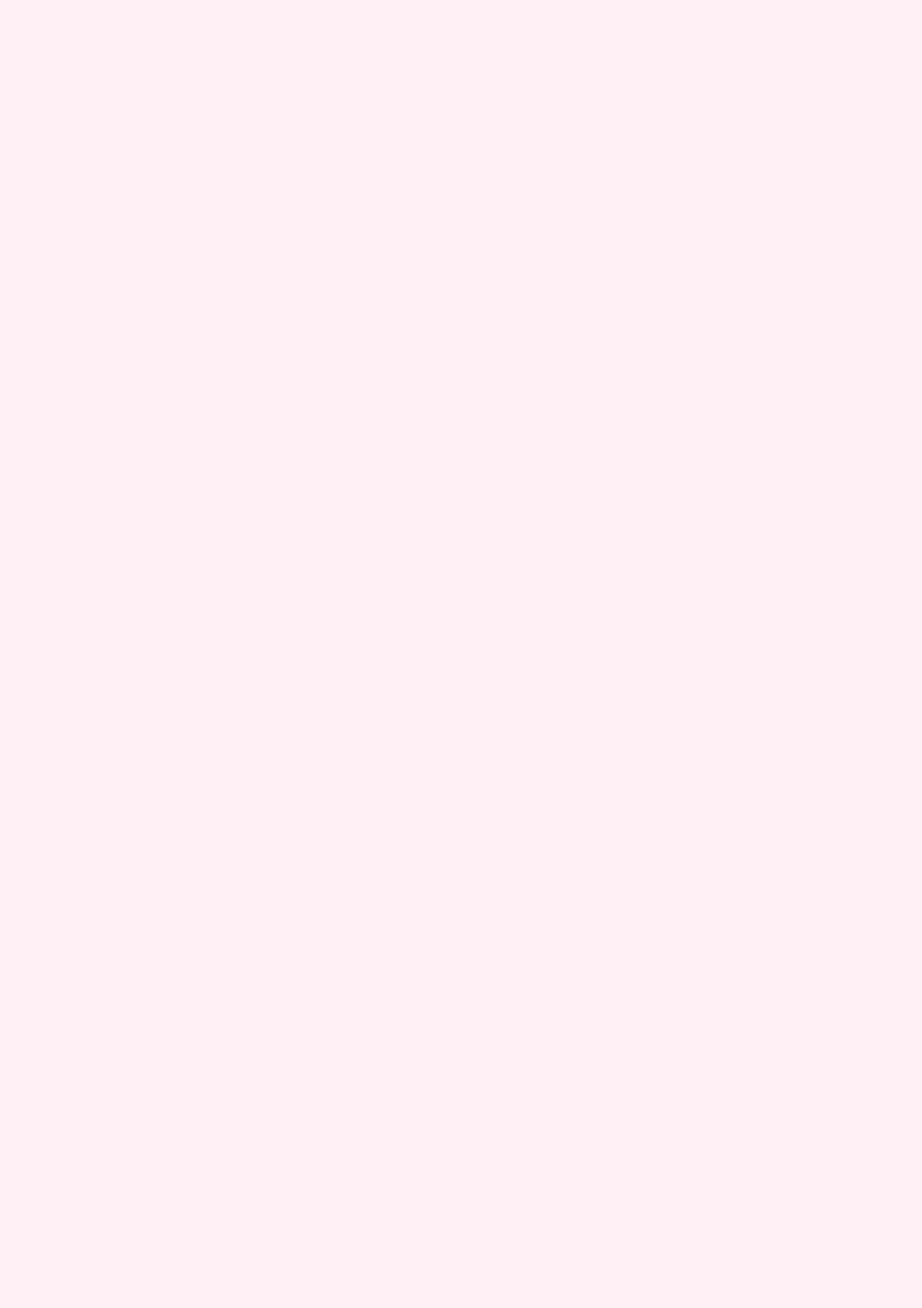
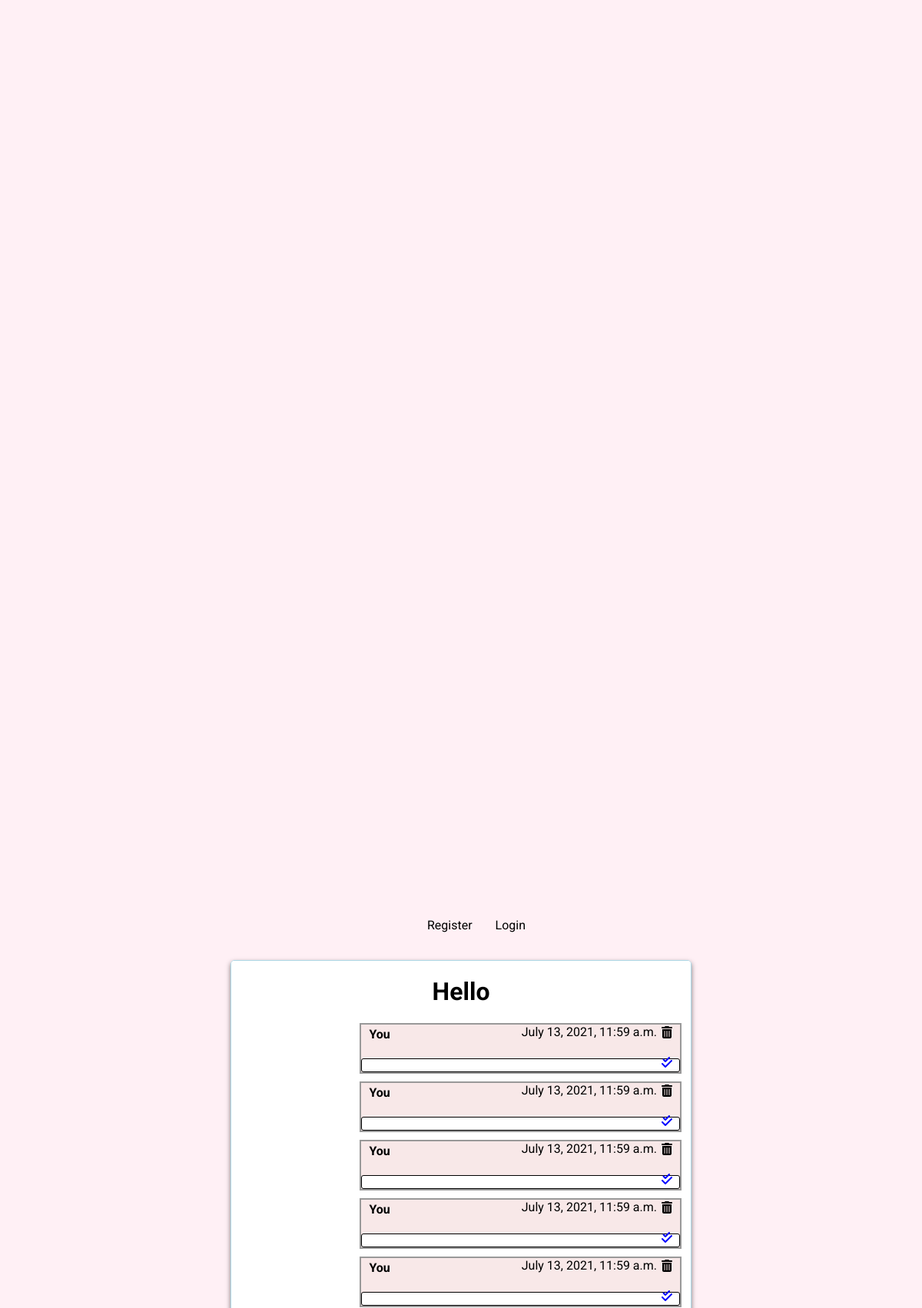
Page /chat/rad (upper part) on the committed database (2 pictures, top to bottom).
### chatapp/models.py (models this page shows, shortened)
class Message(models.Model):
    sender = models.CharField(max_length=100)
    receiver = models.CharField(max_length=100)
    message = models.CharField(max_length=1200)
    timestamp = models.DateTimeField(auto_now_add=True)
    is_read = models.BooleanField(default=False)
    def __str__(self):
        return self.message
    class Meta:
        ordering = ('timestamp',)

### chatapp/views.py (the view)
# urls.py: path('chat/<str:username>', views.chat, name='chat'),
def chat(request, username):
    user = request.user.username
    recived = Message.objects.filter(receiver=user)
    msg = Message.objects.filter(receiver=username)
    data = recived | msg
    msg_data = data.distinct().order_by('timestamp')
    readed = []
    for read in msg_data:
        if read.sender == username:
            read.is_read = True
            read.save()
            readed.append(read)
        elif read.receiver == user:
            read.is_read = True
            read.save()
            readed.append(read)
    return render(request, 'chatapp/index.html', {
        'user': user,
        'reciver': username,
        'messages': msg_data,
    })

### chatapp/templates/chatapp/index.html (shortened to what this page needs)
{% extends 'chatapp/base.html' %}
{% block body %}
<div class="container">
    {% if error %}
    <h1>{{error}}</h1>
    {% else %}
    <h1> Hello {{user}} </h1>
    {% endif %}
    {% for recived in messages %}
    {% if user in recived.sender %}
    <div class="msg rigth">
        <h4>You</h4>
        <span>{{recived.timestamp}}</span>
        <a href="{% url 'delete' recived.id reciver %}"><i class="fas fa-trash-alt" id="trash"></i></a>
        <div class="message">
            {% if recived.is_read == True %}
            <i class="fas fa-check-double" id="double"></i>
            {% else %}
            <i class="fas fa-check " id="single"></i>
            {% endif %}
        </div>
    </div>
    {% endif %}
    {% endfor %}
</div>
{% endblock %}

### chatapp/templates/chatapp/base.html (shortened to what this page needs)
<!DOCTYPE html>
<html lang="en">
<head>
    {% block head %}
    {% load static %}
    <link rel="stylesheet" href="https://cdnjs.cloudflare.com/ajax/libs/font-awesome/5.15.3/css/all.min.css" />
    <link rel="stylesheet" href="https://cdnjs.cloudflare.com/ajax/libs/font-awesome/5.15.3/css/all.min.css" />
   <link href="{% static 'fontawesome_free/css/all.min.css' %}" rel="stylesheet" type="text/css">
    <link rel="stylesheet" href="{% static 'chatapp/style.css' %}">
    <link rel="stylesheet" href="{% static 'chatapp/register.css' %}">
    {% endblock %}
</head>
<body>
    <ul id="btn">
        {% if user %}
            <li><a href="{% url 'home' %}" class="current">Home</a></li>
            <li><a href="{% url 'logout_user' %}">Logout</a></li>
        {% else %}
            <li><a href="{% url 'register' %}">Register</a></li>
            <li><a href="{% url 'login_user' %}">Login</a></li>
        {% endif %}
    </ul>
 {% block body %}
 {% endblock %}
</body>
</html>

### chatapp/static/chatapp/style.css (style rules this page uses)
* { box-sizing: border-box; }
body { background-color: lavenderblush; font-family: 'Roboto', sans-serif; display: flex; flex-direction: column; align-items: center; justify-content: center; height: 100vh; margin: 0; }
.container { background-color: #fff; text-align: center; margin: 20px 40px; width: 600px; height: 580px; border: lightblue solid 1px; border-radius: 5px; box-shadow: 0 3px 6px rgba(0, 0, 0, 0.5); position: relative; }
.msg { background-color: royalblue; justify-content: center; width: 70%; border: #999 solid 2px; margin: 10px; position: relative; }
.msg.rigth { background-color: rgb(248, 232, 232); justify-content: center; margin-left: 28%; }
.msg h4 { position: absolute; top: -18px; left: 10px; }
.msg span { position: absolute; top: 0; right: 20px; }
.message { margin-top: 25px; border: #000 solid 1px; border-radius: 3px; background-color: #fff; text-align: center; }
#btn { display: flex; list-style-type: none; align-items: center; justify-content: center; }
a { color: #000; text-decoration: none; padding: 7px 15px; transition: all 0.3s ease-in-out; }

### chatapp/templates/chatapp/index.html (style rules this page uses)
.container { overflow-y: auto; }
#double { position: absolute; right: 10px; bottom: 5px; color: blue; }
#trash { position: absolute; right: 10px; top: 2px; }
.msg span { position: absolute; top: 0; right: 30px; }

### rows in the picture
Message: timestamp "July 13, 2021, 11:59 a.m.", is_read True (drawn)
Message: timestamp "July 13, 2021, 11:59 a.m.", is_read True (drawn)
Message: timestamp "July 13, 2021, 11:59 a.m.", is_read True (drawn)
Message: timestamp "July 13, 2021, 11:59 a.m.", is_read True (drawn)
Message: timestamp "July 13, 2021, 11:59 a.m.", is_read True (drawn)
